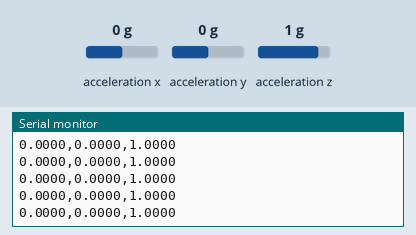
Simulated run of this sketch. Board: Arduino Nano 33 BLE. Parts: the last lines printed to the serial monitor. The inputs (shaded band) are chosen by the test bench; at power-on: acceleration x 0 g, acceleration y 0 g, acceleration z 1 g.

Above: at 1.2 s.
1.3 s: acceleration x set to -1.4 g
At 1.43 s:
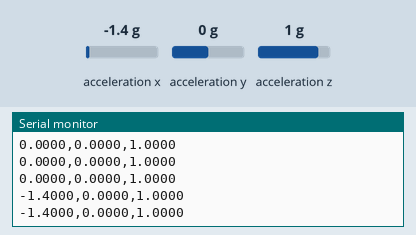
2.8 s: acceleration y set to -1.4 g
At 2.85 s:
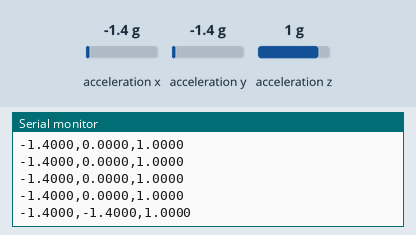
4.3 s: acceleration z set to -1.4 g
At 4.37 s:
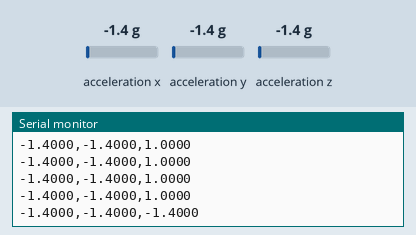

Measured:
- after the input at 1.3 s, the serial monitor: prints a new line at once (image 1)
- after the input at 2.8 s, the serial monitor: prints a new line at once (image 2)
- after the input at 4.3 s, the serial monitor: prints a new line after 0.06 s (image 3)

The sketch:

datareadP2.ino
```cpp
#include <Arduino_LSM9DS1.h>

float x, y, z;

void setup() {
  Serial.begin(9600);
  while (!Serial);
  Serial.println("Started");

  if (!IMU.begin()) {
    Serial.println("Failed to initialize IMU!");
    while (1);
  }

  Serial.print("Accelerometer sample rate = ");
  Serial.print(IMU.accelerationSampleRate());
  Serial.println(" Hz. Ready to send data...");
}

void loop() {
  if (IMU.accelerationAvailable()) {
    IMU.readAcceleration(x, y, z);

    Serial.print(x, 4);  // Print with 4 decimal places
    Serial.print(",");
    Serial.print(y, 4);
    Serial.print(",");
    Serial.println(z, 4);
  }

  delay(100);  // 10 readings per second
}
```
